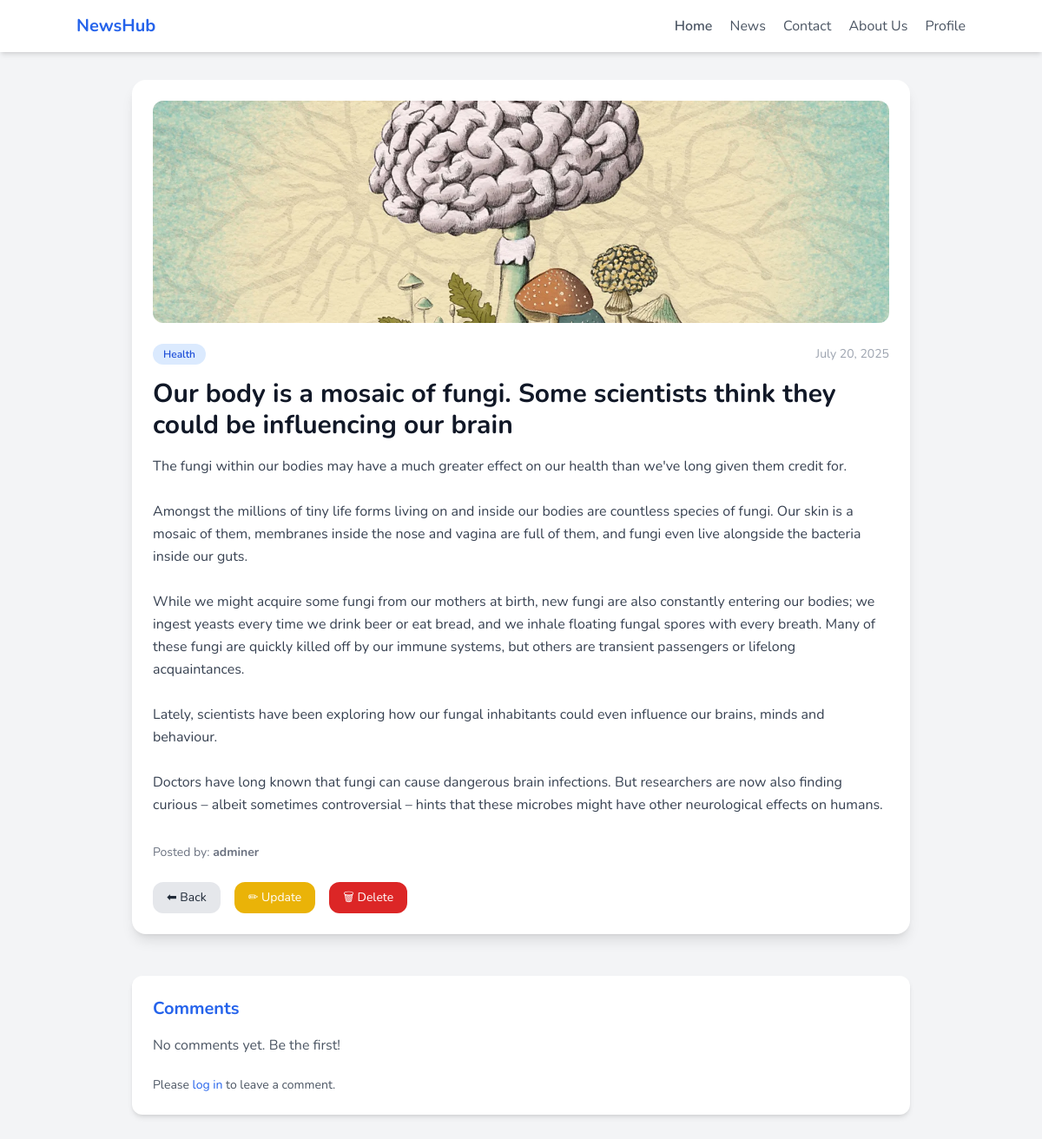
/news/detail/10/, run on the app's committed database.
### products/models.py (models this page shows, shortened)
class News(models.Model):
    user = models.ForeignKey(User, on_delete=models.CASCADE)
    category = models.ForeignKey(Category, on_delete=models.CASCADE)
    title = models.CharField(max_length=120)
    desc = models.TextField()
    image = models.ImageField(upload_to='news/', default='default/news.jpg', blank=True, null=True)
    created_at = models.DateField(auto_now_add=True)
    class Meta:
        ordering = ['-created_at']
        db_table = 'news'

class Category(models.Model):
    name = models.CharField(max_length=100)
    class Meta:
        db_table = 'category'

### products/views.py (the view)
# urls.py: path('detail/<int:pk>/', detail, name='news_detail'),
def detail(request, pk):
    news = get_object_or_404(News, pk=pk)
    comments = Comments.objects.filter(news=news)
    if request.method == 'POST':
        form = CommentForm(request.POST)
        if form.is_valid():
            comment = form.save(commit=False)
            comment.news = news
            comment.user = request.user
            comment.save()
            return redirect('news_detail', pk=news.pk)
    else:
        form = CommentForm()
    return render(request, 'blog/detail.html', {'news': news, 'comments': comments,'form': form})

### templates/blog/detail.html (shortened to what this page needs)
<!DOCTYPE html>
<html lang="en">
<head>
  <script src="https://cdn.tailwindcss.com"></script>
</head>
<body class="bg-gray-100 text-gray-800">
  <nav class="bg-white shadow-md p-4">
    <div class="container mx-auto flex justify-between items-center">
      <a href="{% url 'news_list' %}" class="text-xl font-bold text-blue-600">NewsHub</a>
      <div class="space-x-4">
        <a href="{% url 'home' %}" class="text-gray-600 hover:text-blue-600 font-semibold">Home</a>
        <a href="{% url 'news_list' %}" class="text-gray-600 hover:text-blue-600">News</a>
        <a href="{% url 'contact' %}" class="text-gray-600 hover:text-blue-600">Contact</a>
        <a href="{% url 'about' %}" class="text-gray-600 hover:text-blue-600">About Us</a>
        <a href="{% url 'profile' %}" class="text-gray-600 hover:text-blue-600">Profile</a>
      </div>
    </div>
  </nav>
  <div class="container mx-auto px-4 py-8">
    <div class="max-w-4xl mx-auto bg-white shadow-lg rounded-2xl p-6">
      {% if news.image %}
        <img src="{{ news.image.url }}" alt="{{ news.title }}" class="rounded-xl w-full h-64 object-cover mb-6">
      {% endif %}
      <div class="mb-4 flex justify-between items-center">
        <span class="bg-blue-100 text-blue-700 text-xs font-semibold px-3 py-1 rounded-full">{{ news.category.name }}</span>
        <span class="text-sm text-gray-400">{{ news.created_at|date:"F d, Y" }}</span>
      </div>
      <h1 class="text-3xl font-bold text-gray-900 mb-4">{{ news.title }}</h1>
      <p class="text-gray-700 leading-relaxed whitespace-pre-line">{{ news.desc }}</p>
      <div class="mt-8 text-sm text-gray-500">
        Posted by: <strong>{{ news.user.username }}</strong>
      </div>
      <div class="mt-6 flex gap-4">
        <a href="{% url 'news_list' %}" class="text-sm bg-gray-200 px-4 py-2 rounded-xl hover:bg-gray-300">⬅ Back</a>
        <a href="{% url 'update' news.id %}" class="text-sm bg-yellow-500 text-white px-4 py-2 rounded-xl hover:bg-yellow-600">✏ Update</a>
        <a href="{% url 'delete' news.id %}" class="text-sm bg-red-600 text-white px-4 py-2 rounded-xl hover:bg-red-700">🗑 Delete</a>
      </div>
    </div>
    <div class="max-w-4xl mx-auto mt-12 bg-white shadow-md rounded-xl p-6">
      <h3 class="text-xl font-bold text-blue-600 mb-4">Comments</h3>
      {% for comment in comments %}
        <div class="mb-4 border-b pb-3">
          <div class="flex justify-between text-gray-600 text-sm mb-1">
            <span><strong>{{ comment.user.username }}</strong></span>
            <span>{{ comment.created_at }}</span>
          </div>
          <p class="text-gray-800">{{ comment.text }}</p>
          <p class="text-yellow-500 text-sm">⭐ {{ comment.rate }}/5</p>
        </div>
      {% empty %}
        <p class="text-gray-600">No comments yet. Be the first!</p>
      {% endfor %}
      {% if user.is_authenticated %}
        <form method="post" class="mt-6 space-y-4">
          {% csrf_token %}
          <div>
            {{ form.text.label_tag }}
            {{ form.text }}
            {% if form.text.errors %}
              <p class="text-red-600 text-sm">{{ form.text.errors.0 }}</p>
            {% endif %}
          </div>
          <div>
            {{ form.rate.label_tag }}
            {{ form.rate }}
            {% if form.rate.errors %}
              <p class="text-red-600 text-sm">{{ form.rate.errors.0 }}</p>
            {% endif %}
          </div>
          <button type="submit" class="bg-blue-600 text-white px-4 py-2 rounded-xl hover:bg-blue-700 font-semibold">
            Post Comment
          </button>
        </form>
      {% else %}
        <p class="text-sm text-gray-600 mt-6">Please <a href="{% url 'log_in' %}" class="text-blue-600 hover:underline">log in</a> to leave a comment.</p>
      {% endif %}
    </div>
  </div>
</body>
</html>

### templates/blog/detail.html (style rules this page uses)
body { font-family: 'Nunito', sans-serif; }

### data on the page
News: image (picture), category.name "Health", created_at "July 20, 2025", title "Our body is a mosaic of fungi. Some scientists think they could be influencing our brain", desc "The fungi within our bodies may have a much greater effect on our health than we've long given them credit for. Amongst the millions of tiny life forms living on and inside our bodies are countless species of fungi. Our skin is a mosaic of them, membranes inside the nose and vagina are full of them, and fungi even live alongside the bacteria inside our guts. While we might acquire some fungi from our mothers at birth, new fungi are also constantly entering our bodies; we ingest yeasts every time we drink beer or eat bread, and we inhale floating fungal spores with every breath. Many of these fungi are quickly killed off by our immune systems, but others are transient passengers or lifelong…", user.username "adminer"
